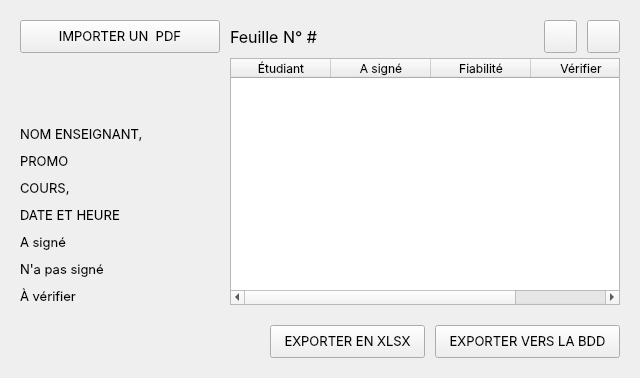
      <widget class="QWidget" name="mainPage3">
       <layout class="QVBoxLayout" name="verticalLayout_4">
        <property name="spacing">
         <number>20</number>
        </property>
        <property name="leftMargin">
         <number>20</number>
        </property>
        <property name="topMargin">
         <number>20</number>
        </property>
        <property name="rightMargin">
         <number>20</number>
        </property>
        <property name="bottomMargin">
         <number>20</number>
        </property>
        <item>
         <layout class="QHBoxLayout" name="horizontalLayout_6">
          <property name="spacing">
           <number>10</number>
          </property>
          <item>
           <layout class="QVBoxLayout" name="verticalLayout_6">
            <property name="spacing">
             <number>10</number>
            </property>
            <property name="leftMargin">
             <number>0</number>
            </property>
            <item>
             <widget class="QPushButton" name="import_file">
              <property name="minimumSize">
               <size>
                <width>200</width>
                <height>33</height>
               </size>
              </property>
              <property name="font">
               <font>
                <family>Inter</family>
                <pointsize>10</pointsize>
               </font>
              </property>
              <property name="acceptDrops">
               <bool>false</bool>
              </property>
              <property name="text">
               <string>IMPORTER UN  PDF</string>
              </property>
             </widget>
            </item>
            <item>
             <widget class="QLabel" name="import_success_label">
              <property name="font">
               <font>
                <family>Inter</family>
                <pointsize>8</pointsize>
               </font>
              </property>
              <property name="text">
               <string/>
              </property>
              <property name="alignment">
               <set>Qt::AlignRight|Qt::AlignTrailing|Qt::AlignVCenter</set>
              </property>
             </widget>
            </item>
            <item>
             <spacer name="verticalSpacer_4">
              <property name="orientation">
               <enum>Qt::Vertical</enum>
              </property>
              <property name="sizeHint" stdset="0">
               <size>
                <width>20</width>
                <height>40</height>
               </size>
              </property>
             </spacer>
            </item>
            <item>
             <widget class="QLabel" name="tableTitle_1">
              <property name="font">
               <font>
                <family>Inter</family>
                <pointsize>10</pointsize>
               </font>
              </property>
              <property name="text">
               <string>NOM ENSEIGNANT,</string>
              </property>
             </widget>
            </item>
            <item>
             <widget class="QLabel" name="tableTitle_4">
              <property name="font">
               <font>
                <family>Inter</family>
                <pointsize>10</pointsize>
               </font>
              </property>
              <property name="text">
               <string>PROMO</string>
              </property>
             </widget>
            </item>
            <item>
             <widget class="QLabel" name="tableTitle_2">
              <property name="font">
               <font>
                <family>Inter</family>
                <pointsize>10</pointsize>
               </font>
              </property>
              <property name="text">
               <string>COURS,</string>
              </property>
             </widget>
            </item>
            <item>
             <widget class="QLabel" name="tableTitle_3">
              <property name="font">
               <font>
                <family>Inter</family>
                <pointsize>10</pointsize>
               </font>
              </property>
              <property name="text">
               <string>DATE ET HEURE</string>
              </property>
             </widget>
            </item>
            <item>
             <widget class="QLabel" name="Stat_label_1">
              <property name="font">
               <font>
                <family>Inter</family>
                <pointsize>10</pointsize>
               </font>
              </property>
              <property name="text">
               <string>A signé</string>
              </property>
             </widget>
            </item>
            <item>
             <widget class="QLabel" name="Stat_label_2">
              <property name="font">
               <font>
                <family>Inter</family>
                <pointsize>10</pointsize>
               </font>
              </property>
              <property name="text">
               <string>N'a pas signé</string>
              </property>
             </widget>
            </item>
            <item>
             <widget class="QLabel" name="Stat_label_3">
              <property name="font">
               <font>
                <family>Inter</family>
                <pointsize>10</pointsize>
               </font>
              </property>
              <property name="text">
               <string>À vérifier</string>
              </property>
             </widget>
            </item>
           </layout>
          </item>
          <item>
           <layout class="QVBoxLayout" name="verticalLayout_5">
            <property name="spacing">
             <number>5</number>
            </property>
            <item>
             <layout class="QHBoxLayout" name="horizontalLayout_10">
              <property name="spacing">
               <number>10</number>
              </property>
              <item>
               <widget class="QLabel" name="pageTitle">
                <property name="font">
                 <font>
                  <family>Inter</family>
                  <pointsize>12</pointsize>
                 </font>
                </property>
                <property name="text">
                 <string>Feuille N° #</string>
                </property>
               </widget>
              </item>
              <item>
               <widget class="QPushButton" name="previous_btn">
                <property name="minimumSize">
                 <size>
                  <width>33</width>
                  <height>33</height>
                 </size>
                </property>
                <property name="maximumSize">
                 <size>
                  <width>33</width>
                  <height>33</height>
                 </size>
                </property>
                <property name="text">
                 <string/>
                </property>
                <property name="icon">
                 <iconset resource="resources.qrc">
                  <normaloff>:/icons/assets/icons/previous.png</normaloff>:/icons/assets/icons/previous.png</iconset>
                </property>
               </widget>
              </item>
              <item>
               <widget class="QPushButton" name="next_btn">
                <property name="minimumSize">
                 <size>
                  <width>33</width>
                  <height>33</height>
                 </size>
                </property>
                <property name="maximumSize">
                 <size>
                  <width>33</width>
                  <height>33</height>
                 </size>
                </property>
                <property name="text">
                 <string/>
                </property>
                <property name="icon">
                 <iconset resource="resources.qrc">
                  <normaloff>:/icons/assets/icons/next.png</normaloff>:/icons/assets/icons/next.png</iconset>
                </property>
                <property name="iconSize">
                 <size>
                  <width>25</width>
                  <height>16</height>
                 </size>
                </property>
               </widget>
              </item>
             </layout>
            </item>
            <item>
             <widget class="QTableWidget" name="tableWidget">
              <property name="font">
               <font>
                <family>Inter</family>
               </font>
              </property>
              <property name="styleSheet">
               <string notr="true">QTableWidget::item{ selection-background-color: transparent;selection-color: unset;}</string>
              </property>
              <property name="gridStyle">
               <enum>Qt::DashDotDotLine</enum>
              </property>
              <property name="sortingEnabled">
               <bool>false</bool>
              </property>
              <property name="cornerButtonEnabled">
               <bool>false</bool>
              </property>
              <property name="columnCount">
               <number>4</number>
              </property>
              <column>
               <property name="text">
                <string>Étudiant</string>
               </property>
              </column>
              <column>
               <property name="text">
                <string>A signé</string>
               </property>
              </column>
              <column>
               <property name="text">
                <string>Fiabilité</string>
               </property>
              </column>
              <column>
               <property name="text">
                <string>Vérifier</string>
               </property>
              </column>
             </widget>
            </item>
           </layout>
          </item>
         </layout>
        </item>
        <item>
         <layout class="QHBoxLayout" name="horizontalLayout_5">
          <property name="spacing">
           <number>10</number>
          </property>
          <item>
           <spacer name="horizontalSpacer_3">
            <property name="orientation">
             <enum>Qt::Horizontal</enum>
            </property>
            <property name="sizeHint" stdset="0">
             <size>
              <width>40</width>
              <height>20</height>
             </size>
            </property>
           </spacer>
          </item>
          <item>
           <widget class="QLabel" name="loading_label_2">
            <property name="minimumSize">
             <size>
              <width>200</width>
              <height>0</height>
             </size>
            </property>
            <property name="font">
             <font>
              <family>Inter</family>
              <pointsize>12</pointsize>
             </font>
            </property>
            <property name="text">
             <string/>
            </property>
            <property name="alignment">
             <set>Qt::AlignRight|Qt::AlignTrailing|Qt::AlignVCenter</set>
            </property>
           </widget>
          </item>
          <item>
           <widget class="QPushButton" name="saveScan_btn">
            <property name="enabled">
             <bool>true</bool>
            </property>
            <property name="minimumSize">
             <size>
              <width>155</width>
              <height>33</height>
             </size>
            </property>
            <property name="font">
             <font>
              <family>Inter</family>
              <pointsize>10</pointsize>
             </font>
            </property>
            <property name="text">
             <string>EXPORTER EN XLSX</string>
            </property>
           </widget>
          </item>
          <item>
           <widget class="QPushButton" name="saveToDB_btn">
            <property name="minimumSize">
             <size>
              <width>185</width>
              <height>33</height>
             </size>
            </property>
            <property name="font">
             <font>
              <family>Inter</family>
              <pointsize>10</pointsize>
             </font>
            </property>
            <property name="text">
             <string>EXPORTER VERS LA BDD</string>
            </property>
           </widget>
          </item>
         </layout>
        </item>
       </layout>
      </widget>
